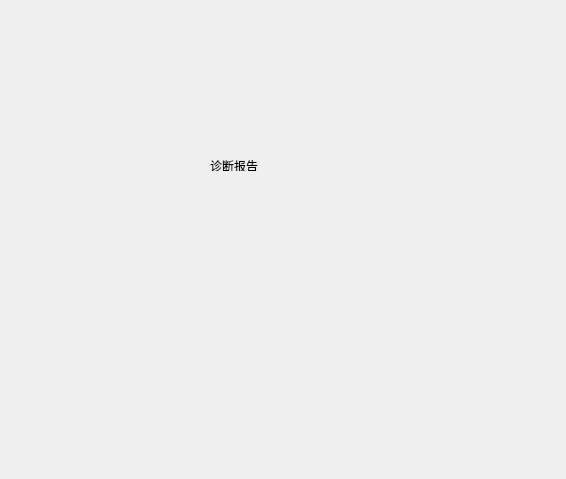
<?xml version="1.0" encoding="UTF-8"?>
<ui version="4.0">
 <class>Form</class>
 <widget class="QWidget" name="Form">
  <property name="geometry">
   <rect>
    <x>0</x>
    <y>0</y>
    <width>566</width>
    <height>479</height>
   </rect>
  </property>
  <property name="windowTitle">
   <string>Form</string>
  </property>
  <widget class="QLabel" name="label">
   <property name="geometry">
    <rect>
     <x>210</x>
     <y>160</y>
     <width>54</width>
     <height>11</height>
    </rect>
   </property>
   <property name="text">
    <string>诊断报告</string>
   </property>
  </widget>
 </widget>
 <resources/>
 <connections/>
</ui>
